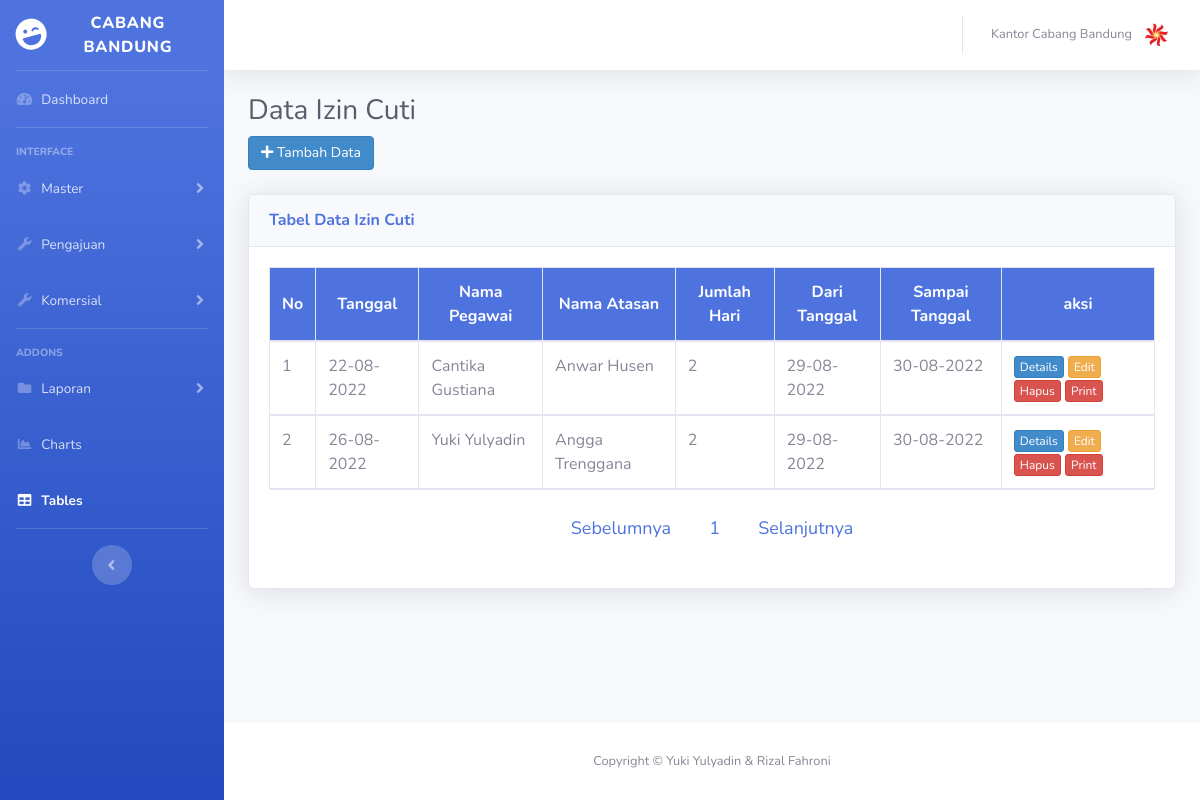
/tableizincuti.php (signed in), run on the app's committed database.
### tables this page shows
CREATE TABLE `master_cuti` (
  `id_pengajuancuti` int(5) NOT NULL,
  `nama_pegawai` varchar(50) NOT NULL,
  `nama_atasan` varchar(50) NOT NULL,
  `jumlah_hari` int(3) NOT NULL,
  `dari_tanggal` date NOT NULL,
  `sampai_tanggal` date NOT NULL,
  `tanggal_pengajuancuti` date NOT NULL,
  `alasan_cuti` varchar(50) NOT NULL
);

CREATE TABLE `master_pegawai` (
  `id_pegawai` int(5) NOT NULL,
  `nama_pegawai` varchar(50) NOT NULL,
  `nip` varchar(9) NOT NULL,
  `no_reg` int(9) NOT NULL,
  `golongan` varchar(5) NOT NULL,
  `jabatan` varchar(50) NOT NULL,
  `jumlah_cuti` int(5) NOT NULL,
  `cuti_terpakai` int(5) NOT NULL,
  `sisa_cuti` int(5) NOT NULL
);

CREATE TABLE `master_atasan` (
  `id_atasan` int(5) NOT NULL,
  `nama_atasan` varchar(50) NOT NULL,
  `nip_atasan` varchar(10) NOT NULL,
  `noreg_atasan` int(10) NOT NULL,
  `jabatan_atasan` varchar(50) NOT NULL
);

### tableizincuti.php (the view, shortened to what this page needs)
<?php
include"koneksi.php";
if(empty($_SESSION['username']) AND empty($_SESSION['password'])) {
    header('location:login.php');
}else{
?>
<!DOCTYPE html>
<html lang="en">
<head>
    <link href="vendor/fontawesome-free/css/all.min.css" rel="stylesheet" type="text/css">
    <link href="css/sb-admin-2.css" rel="stylesheet">
    <link href="vendor/datatables/dataTables.bootstrap4.min.css" rel="stylesheet">
</head>
<body id="page-top">
    <div id="wrapper">
        <ul class="navbar-nav bg-gradient-primary sidebar sidebar-dark accordion" id="accordionSidebar">
            <a class="sidebar-brand d-flex align-items-center justify-content-center" href="index.php">
                <div class="sidebar-brand-icon rotate-n-15">
                    <i class="fas fa-laugh-wink"></i>
                </div>
                <div class="sidebar-brand-text mx-3">Cabang Bandung</div>
            </a>
            <hr class="sidebar-divider my-0">
            <li class="nav-item">
                <a class="nav-link" href="index.php">
                    <i class="fas fa-fw fa-tachometer-alt"></i>
                    <span>Dashboard</span></a>
            </li>
            <hr class="sidebar-divider">
            <div class="sidebar-heading">
                Interface
            </div>
             <li class="nav-item">
                    <a class="nav-link collapsed" href="#" data-toggle="collapse" data-target="#collapseTwo"
                        aria-expanded="true" aria-controls="collapseTwo">
                        <i class="fas fa-fw fa-cog"></i>
                        <span>Master</span>
                    </a>
                </li>
                <li class="nav-item">
                    <a class="nav-link collapsed" href="#" data-toggle="collapse" data-target="#collapseUtilities"
                        aria-expanded="true" aria-controls="collapseUtilities">
                        <i class="fas fa-fw fa-wrench"></i>
                        <span>Pengajuan</span>
                    </a>
                </li>
                <li class="nav-item">
                    <a class="nav-link collapsed" href="#" data-toggle="collapse" data-target="#collapseUtilities1"
                        aria-expanded="true" aria-controls="collapseUtilities1">
                        <i class="fas fa-fw fa-wrench"></i>
                        <span>Komersial</span>
                    </a>
                </li>
            <hr class="sidebar-divider">
            <div class="sidebar-heading">
                Addons
            </div>
            <li class="nav-item">
                <a class="nav-link collapsed" href="#" data-toggle="collapse" data-target="#collapsePages"
                    aria-expanded="true" aria-controls="collapsePages">
                    <i class="fas fa-fw fa-folder"></i>
                    <span>Laporan</span>
                </a>
            </li>
            <li class="nav-item">
                <a class="nav-link" href="404.php">
                    <i class="fas fa-fw fa-chart-area"></i>
                    <span>Charts</span></a>
            </li>
            <li class="nav-item active">
                <a class="nav-link" href="404.php">
                    <i class="fas fa-fw fa-table"></i>
                    <span>Tables</span></a>
            </li>
            <hr class="sidebar-divider d-none d-md-block">
            <div class="text-center d-none d-md-inline">
                <button class="rounded-circle border-0" id="sidebarToggle"></button>
            </div>
        </ul>
        <div id="content-wrapper" class="d-flex flex-column">
            <div id="content">
                <nav class="navbar navbar-expand navbar-light bg-white topbar mb-4 static-top shadow">
                    <ul class="navbar-nav ml-auto">
                        <li class="nav-item dropdown no-arrow">
                            <a class="nav-link dropdown-toggle" href="#" id="userDropdown" role="button"
                                data-toggle="dropdown" aria-haspopup="true" aria-expanded="false">
                                <span class="mr-2 d-none d-lg-inline text-gray-600 small">Kantor Cabang Bandung</span>
                                <img class="img-profile rounded-circle"
                                    src="img/bulog.svg">
                            </a>
                        </li>
                    </ul>
                </nav>
                <div class="container-fluid">
                    <h1 class="h3 mb-2 text-gray-800">Data Izin Cuti</h1>
                    <a href="tambahcuti.php" style="margin-right :0.5pc;"
							class="btn btn-primary btn-md pull-right">
							<i class="fa fa-plus"></i> Tambah Data</a>
						<br/>
                        <br/>
                    <div class="card shadow mb-4">
                        <div class="card-header py-3">
                            <h6 class="m-0 font-weight-bold text-primary">Tabel Data Izin Cuti</h6>
                        </div>
                        <div class="card-body">
                            <div class="table-responsive">
                                <table class="table table-bordered" width="100%" cellspacing="0">
                                    <thead >
                                        <tr>
                                            <th style="background:#4e73df;color:#fff;">No</th>
                                            <th style="background:#4e73df;color:#fff;">Tanggal</th>
                                            <th style="background:#4e73df;color:#fff;">Nama Pegawai</th>
                                            <th style="background:#4e73df;color:#fff;">Nama Atasan</th>
                                            <th style="background:#4e73df;color:#fff;">Jumlah Hari</th>
                                            <th style="background:#4e73df;color:#fff;">Dari Tanggal</th>
                                            <th style="background:#4e73df;color:#fff;">Sampai Tanggal</th>
                                            <th style="background:#4e73df;color:#fff;">aksi</th>
                                        </tr>
                                        <?php
                                         $batas = 10;
                                         $halaman = isset($_GET['halaman'])?(int)$_GET['halaman'] : 1;
                                         $halaman_awal = ($halaman>1) ? ($halaman * $batas) - $batas : 0;
                                         $sebelumnya = $halaman - 1;
                                         $selanjutnya = $halaman + 1;
                                         $sql=mysqli_query($koneksi,"SELECT * FROM master_cuti");
                                         $jumlah_data = mysqli_num_rows($sql);
                                         $total_halaman = ceil($jumlah_data / $batas);
                                         $tampil=mysqli_query($koneksi,"SELECT * FROM master_cuti INNER JOIN master_pegawai ON master_cuti.nama_pegawai = master_pegawai.id_pegawai
                                                                                                  INNER JOIN master_atasan ON master_cuti.nama_atasan = master_atasan.id_atasan
                                                                                                  order by id_pengajuancuti ASC limit $halaman_awal, $batas");
                                         $nomor = $halaman_awal+1;
                                         while($data=mysqli_fetch_array($tampil)){
                                        $tanggalindo1 = date('d-m-Y',strtotime($data['tanggal_pengajuancuti']));
                                        $tanggalindo2 = date('d-m-Y',strtotime($data['dari_tanggal']));
                                        $tanggalindo3 = date('d-m-Y',strtotime($data['sampai_tanggal']));
                                         echo"<tr>
                                         <td>$nomor</td>
                                         <td>$tanggalindo1</td>
                                         <td>$data[nama_pegawai]</td>
                                         <td>$data[nama_atasan]</td>
                                         <td>$data[jumlah_hari]</td>
                                         <td>$tanggalindo2</td>
                                         <td>$tanggalindo3</td>
                                         <td>
                                            <a href='detailcuti.php?id_pengajuancuti=$data[id_pengajuancuti]'><button class='btn btn-primary btn-xs'>Details</button></a>
                                            <a href='editcuti.php?id_pengajuancuti=$data[id_pengajuancuti]'><button class='btn btn-warning btn-xs' data-toggle='modal' data-target='#editModal'>Edit</button></a>
                                            <a href='deletecuti.php?id_pengajuancuti=$data[id_pengajuancuti]'><button class='btn btn-danger btn-xs'>Hapus</button></a>
                                            <a href='suratcuti.php?id_pengajuancuti=$data[id_pengajuancuti]'><button class='btn btn-danger btn-xs'>Print</button></a>
                                         </td>
                                         </tr>";
                                             ?>
                                             <?php
                                             $nomor++;
                                             }
                                             ?>
                                    </thead>
                                </table>
                                <p align="center">
                                    <a class="btn btn-skin btn-lg" <?php if($halaman > 1){ echo "href='?halaman=$sebelumnya'";} ?>
                                        >Sebelumnya
                                    </a>
                                    <?php
                                        for ($i=1;$i<=$total_halaman;$i++)
                                        {
                                     ?>
                                        <a class="btn btn-skin btn-lg" href="?halaman=<?php echo $i ?>">
                                            <?php echo $i; ?>
                                            </a>
                                            <?php
                                                }
                                                ?>
                                                <a class="btn btn-skin btn-lg" <?php if($halaman < $total_halaman) { echo "href='?halaman=$selanjutnya'"; } ?>
                                                >Selanjutnya
                                                </a>
                                 </p>
                            </div>
                        </div>
                    </div>
                </div>
            </div>
            <footer class="sticky-footer bg-white">
                <div class="container my-auto">
                    <div class="copyright text-center my-auto">
                        <span>Copyright &copy; Yuki Yulyadin & Rizal Fahroni </span>
                    </div>
                </div>
            </footer>
        </div>
    </div>
</body>
</html>
<?php
}
?>

### data on the page
master_cuti: tanggal_pengajuancuti "22-08-2022", master_pegawai.nama_pegawai "Cantika Gustiana", master_atasan.nama_atasan "Anwar Husen", jumlah_hari "2", dari_tanggal "29-08-2022", sampai_tanggal "30-08-2022"
master_cuti: tanggal_pengajuancuti "26-08-2022", master_pegawai.nama_pegawai "Yuki Yulyadin", master_atasan.nama_atasan "Angga Trenggana", jumlah_hari "2", dari_tanggal "29-08-2022", sampai_tanggal "30-08-2022"
